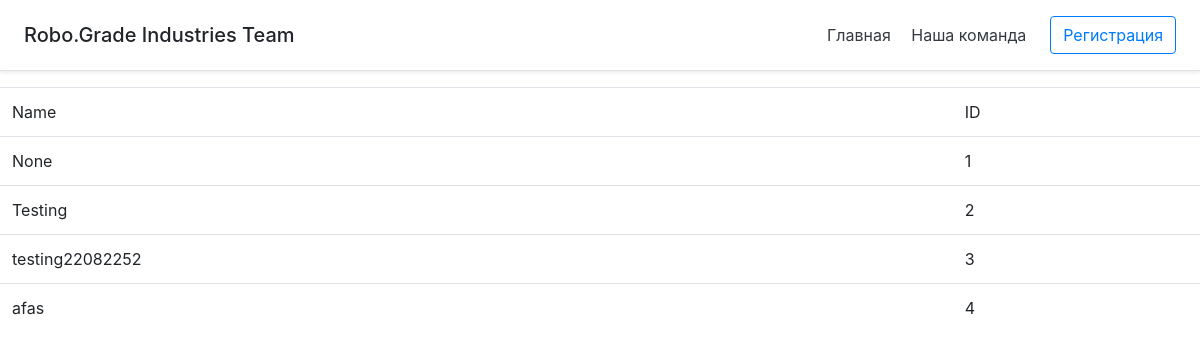
Page /listArticles on the earlier database version.
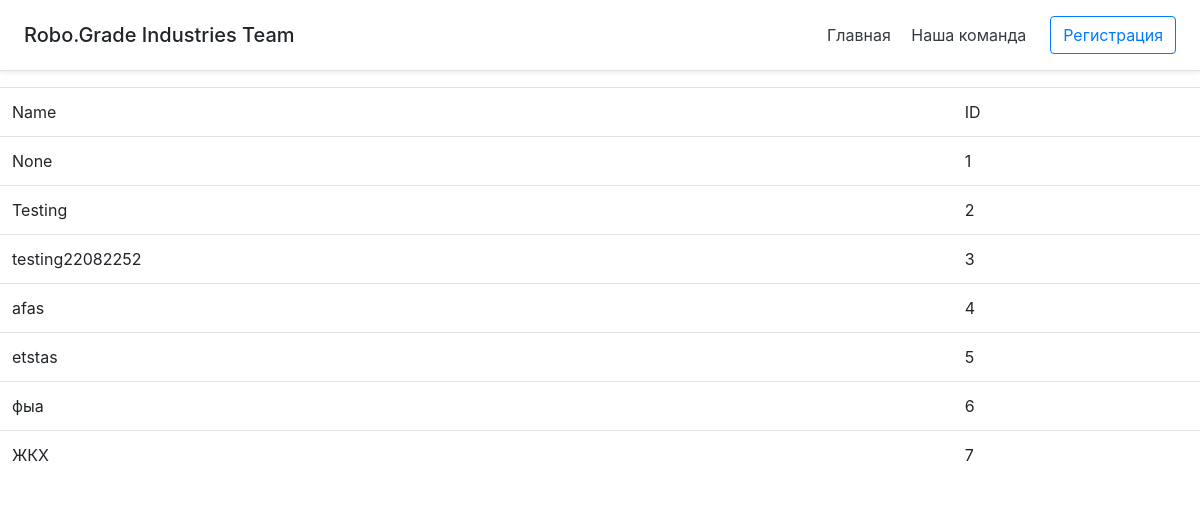
Same page on the later database version.
### tables this page shows
CREATE TABLE "articles" (
	"id"	INTEGER,
	"title"	TEXT,
	"desc"	TEXT,
	"byUserid"	INTEGER,
	"isAccepted"	INTEGER,
	UNIQUE("id"),
	PRIMARY KEY("id" AUTOINCREMENT)
);

### main.py (the view)
@app.route('/listArticles')
def listArticles():
    global username, users
    cursor.execute("SELECT * from articles")
    dict = cursor.fetchall()
    if getUser().id == None:
        return render_template("articleList.html", username="You is not logged", dict=dict, logged=False)
    else:
        return render_template("articleList.html", username=getUser().firstname + " " + getUser().lastname, dict=dict, logged=True)

### main.py (called while the page is built)
def getUser():
    global users
    user = User()
    for i in range(0, len(users)):
        if users[i][0] == request.remote_addr:
            return users[i][1]
    return user

### templates/articleList.html (shortened to what this page needs)
{% extends 'base.html' %}
{% block content %}
<table class="table table-hover" id="example">
    <tr>
        <td>Name</td> <td>ID</td>
    </tr>
	{% for item in dict %}
		<tr id="tablerow" onclick="test({{ item[0] }})">
			<td>{{ item[1] }}</td> <td>{{ item[0] }}</td>
		</tr>
	{% endfor %}
</table>
{% endblock %}

### templates/base.html (shortened to what this page needs)
<!DOCTYPE html>
<html lang="en">
<head>
    <link rel="stylesheet" href="https://stackpath.bootstrapcdn.com/bootstrap/4.5.2/css/bootstrap.min.css">
</head>
<body>
    <div class="d-flex flex-column flex-md-row align-items-center p-3 px-md-4 mb-3 bg-white border-bottom shadow-sm">
        <h5 class="my-0 mr-md-auto font-weightы-normal">Robo.Grade Industries Team</h5>
        <nav class="my-2 my-md-0 mr-md-3">
          <a class="p-2 text-dark" href="/">Главная</a>
          <a class="p-2 text-dark" href="#">Наша команда</a>
        </nav>
        <a class="btn btn-outline-primary" href="register">Регистрация</a>
      </div>
        {% block content %} {% endblock %}
      </body>
</html>

Differences in the rows shown:
added articles: title "etstas", id "5"
added articles: title "фыа", id "6"
added articles: title "ЖКХ", id "7"
